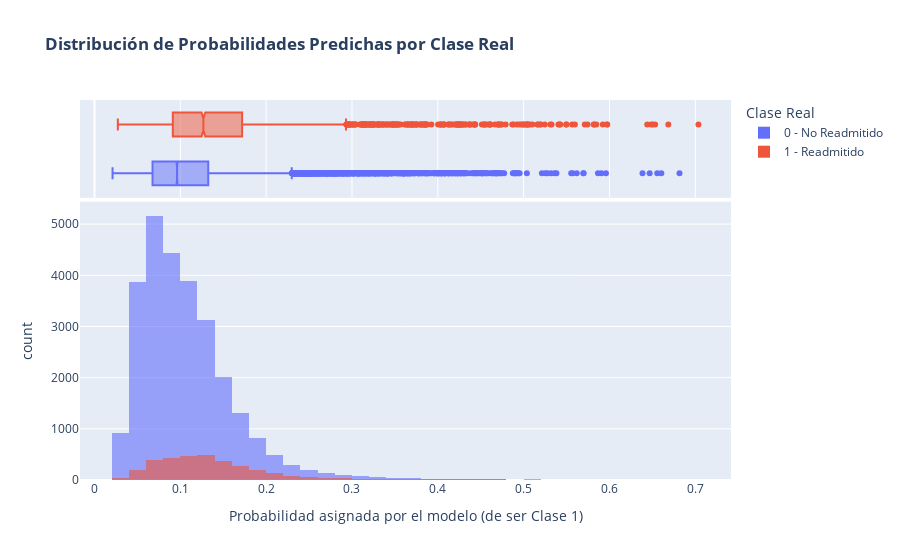

The code cell stored with this chart in its notebook:
### Code cell
# distribución de las probabilidades (Separación de Clases)
# Creamos un DF temporal para graficar
df_prob = pd.DataFrame({'Probabilidad': y_pred_proba, 'Clase Real': y_test})
df_prob['Clase Real'] = df_prob['Clase Real'].map({0: '0 - No Readmitido', 1: '1 - Readmitido'})

fig_hist = px.histogram(df_prob, 
                        x="Probabilidad", 
                        color="Clase Real", 
                        nbins=50,
                        title="<b>Distribución de Probabilidades Predichas por Clase Real</b>",
                        marginal="box", # Muestra boxplots arriba para ver outliers
                        opacity=0.6,
                        barmode='overlay', # Superponer para comparar
                        color_discrete_map={'0 - No Readmitido': '#636EFA', '1 - Readmitido': '#EF553B'})
fig_hist.write_image("../reports/figures/distribucion_probabilidades.png")
fig_hist.update_layout(xaxis_title="Probabilidad asignada por el modelo (de ser Clase 1)")
fig_hist.show()

### Figure 1 — Plotly figure (JSON) as saved in the notebook; plotly's stock layout.template omitted (floating-point values rounded to 4 significant figures; data arrays with more than 128 entries replaced by an {"elided": "..."} marker saying what was removed)
{"data": [{"bingroup": "x", "hovertemplate": "Clase Real=0 - No Readmitido<br>Probabilidad=%{x}<br>count=%{y}<extra></extra>", "legendgroup": "0 - No Readmitido", "marker": {"color": "#636EFA", "opacity": 0.6, "pattern": {"shape": ""}}, "name": "0 - No Readmitido", "nbinsx": 50, "orientation": "v", "showlegend": true, "type": "histogram", "x": {"elided": "27123 float values"}, "xaxis": "x", "yaxis": "y"}, {"hovertemplate": "Clase Real=0 - No Readmitido<br>Probabilidad=%{x}<extra></extra>", "legendgroup": "0 - No Readmitido", "marker": {"color": "#636EFA"}, "name": "0 - No Readmitido", "notched": true, "showlegend": false, "type": "box", "x": {"elided": "27123 float values"}, "xaxis": "x2", "yaxis": "y2"}, {"bingroup": "x", "hovertemplate": "Clase Real=1 - Readmitido<br>Probabilidad=%{x}<br>count=%{y}<extra></extra>", "legendgroup": "1 - Readmitido", "marker": {"color": "#EF553B", "opacity": 0.6, "pattern": {"shape": ""}}, "name": "1 - Readmitido", "nbinsx": 50, "orientation": "v", "showlegend": true, "type": "histogram", "x": {"elided": "3407 float values"}, "xaxis": "x", "yaxis": "y"}, {"hovertemplate": "Clase Real=1 - Readmitido<br>Probabilidad=%{x}<extra></extra>", "legendgroup": "1 - Readmitido", "marker": {"color": "#EF553B"}, "name": "1 - Readmitido", "notched": true, "showlegend": false, "type": "box", "x": {"elided": "3407 float values"}, "xaxis": "x2", "yaxis": "y2"}], "layout": {"barmode": "overlay", "legend": {"title": {"text": "Clase Real"}, "tracegroupgap": 0}, "title": {"text": "<b>Distribución de Probabilidades Predichas por Clase Real</b>"}, "xaxis": {"anchor": "y", "domain": [0, 1], "title": {"text": "Probabilidad asignada por el modelo (de ser Clase 1)"}}, "xaxis2": {"anchor": "y2", "domain": [0, 1], "matches": "x", "showgrid": true, "showticklabels": false}, "yaxis": {"anchor": "x", "domain": [0, 0.7326], "title": {"text": "count"}}, "yaxis2": {"anchor": "x2", "domain": [0.7426, 1], "matches": "y2", "showgrid": false, "showline": false, "showticklabels": false, "ticks": ""}}}
